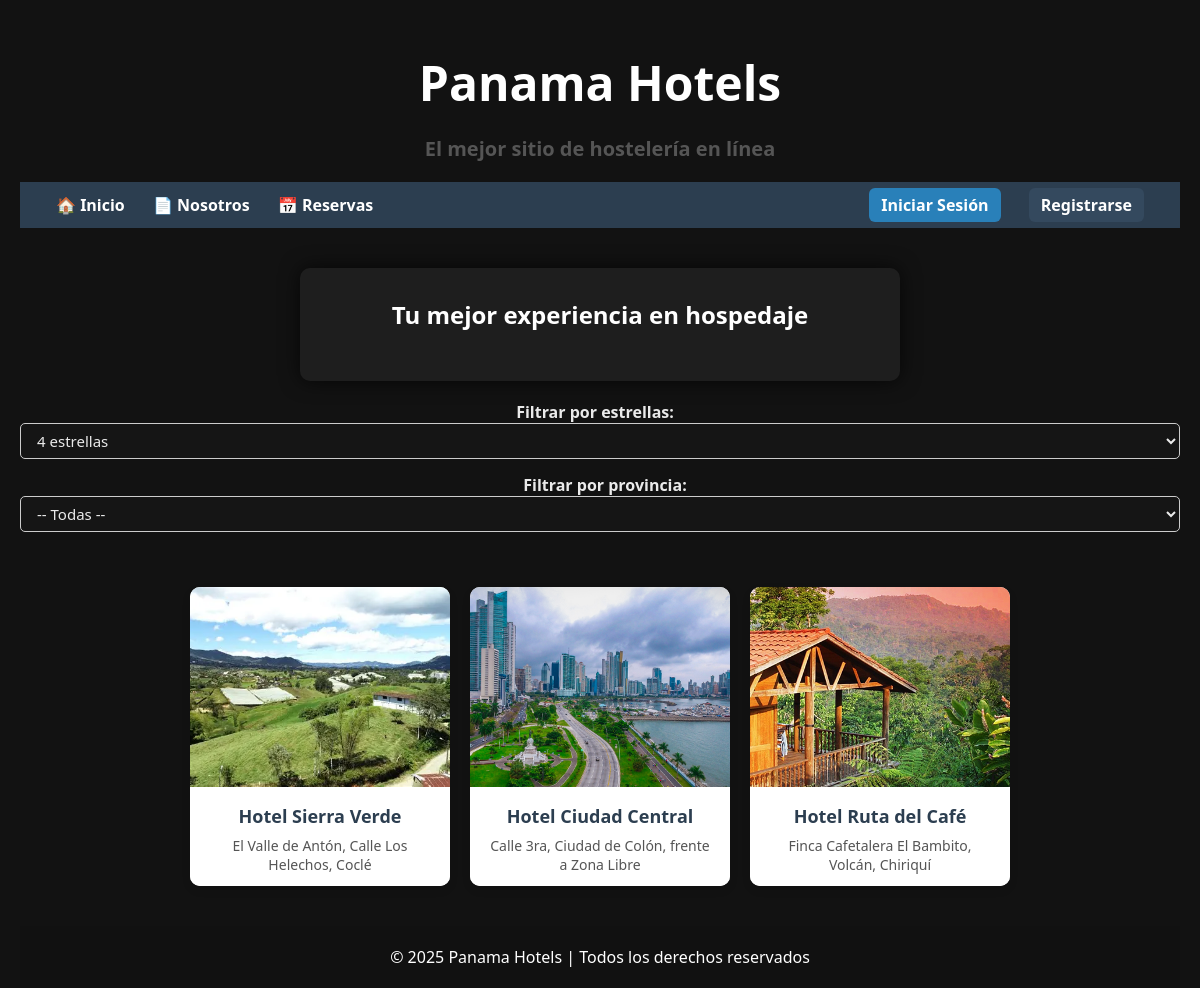
The page /index/index.php?categoria=4 on the database its author committed.
### tables this page shows
CREATE TABLE IF NOT EXISTS `hoteles` (
  `id` int NOT NULL AUTO_INCREMENT,
  `nombre` varchar(100) NOT NULL,
  `descripcion` text,
  `direccion` varchar(255) DEFAULT NULL,
  `categoria_id` int DEFAULT NULL,
  `imagen` varchar(255) DEFAULT NULL,
  `aprobado` tinyint(1) NOT NULL DEFAULT '0',
  `creado_por` int DEFAULT NULL,
  `provincia_id` int DEFAULT NULL,
  PRIMARY KEY (`id`),
  KEY `categoria_id` (`categoria_id`),
  KEY `fk_creado_por` (`creado_por`),
  KEY `fk_provincia_id` (`provincia_id`)
);

### index/filtrar_hoteles.php (called while the page is built, shortened)
<?php
$db = new mod_db();
$conn = $db->getConexion();
$categoria = $_GET['categoria'] ?? null;
$sql = "SELECT id, nombre, direccion, imagen FROM hoteles WHERE aprobado = 1";
$params = [];
if ($categoria && is_numeric($categoria)) {
    $sql .= " AND categoria_id = ?";
    $params[] = $categoria;
}
$stmt = $conn->prepare($sql);
$stmt->execute($params);
$hoteles = $stmt->fetchAll(PDO::FETCH_ASSOC);

### index/index.php (the view, shortened to what this page needs)
<?php
$usuario = $_SESSION['usuario'] ?? null;
require_once 'filtrar_hoteles.php';
?>
<!DOCTYPE html>
<html lang="es">
<head>
  <link rel="stylesheet" href="../css/estilosGenerales.css">
  <link rel="stylesheet" href="../css/indexCss.css">
</head>
<body>
<div class="contenido">
  <h1 class="titulo">Panama Hotels</h1>
  <h2 class="subtitulo">El mejor sitio de hostelería en línea</h2>
  <div class="navbar">
    <div class="nav-left">
      <a href="index.php">🏠 Inicio</a>
      <a href="nosotros.php">📄 Nosotros</a>
      <a href="../public/reservas.php">📅 Reservas</a>
    </div>
    <div class="nav-right">
      <?php if (!$usuario): ?>
        <a href="../formularios/login_form.php" class="btn btn-login">Iniciar Sesión</a>
        <a href="../formularios/formulario_registro.php" class="btn btn-register">Registrarse</a>
      <?php endif; ?>
    </div>
  </div>
  <div class="card-container">
    <h2>
      <?php if ($usuario): ?>
        Bienvenido, <?= htmlspecialchars($usuario); ?>
      <?php else: ?>
        Tu mejor experiencia en hospedaje
      <?php endif; ?>
    </h2>
  </div>
<div class="filter-container">
  <form method="GET" action="index.php">
    <label for="categoria">Filtrar por estrellas:</label>
    <select name="categoria" id="categoria" onchange="this.form.submit()">
      <?php for ($i = 1; $i <= 5; $i++): ?>
        <option value="<?= $i ?>" <?= (isset($_GET['categoria']) && $_GET['categoria'] == $i) ? 'selected' : '' ?>>
          <?= $i ?> estrella<?= $i > 1 ? 's' : '' ?>
        </option>
      <?php endfor; ?>
    </select>
    <label for="provincia" style="margin-left: 20px;">Filtrar por provincia:</label>
    <select name="provincia" id="provincia" onchange="this.form.submit()">
      <option value="">-- Todas --</option>
    </select>
  </form>
</div>
  <div class="hotel-grid">
    <?php foreach ($hoteles as $row):
      $imagenNombre = $row['imagen'] ?? '';
      $rutaImagen = (!empty($imagenNombre) && file_exists("../img_hoteles/" . $imagenNombre))
        ? "../img_hoteles/" . $imagenNombre
        : "../img/imagen_por_defecto.jpg";
    ?>
      <a class="hotel-card" href="../public/ver_hotel.php?id=<?= intval($row['id']) ?>">
        <img src="<?= $rutaImagen ?>" alt="Imagen del hotel">
        <div class="hotel-info">
          <h3><?= htmlspecialchars($row['nombre']) ?></h3>
          <p><?= htmlspecialchars($row['direccion']) ?></p>
        </div>
      </a>
    <?php endforeach; ?>
  </div>
</div>
<?php include("../index/footer.php"); ?>
</body>
</html>

### css/estilosGenerales.css (style rules this page uses)
:root { --bg-dark: #121212; --bg-light: #1e1e1e; --accent: #00b894; --accent-hover: #009e7c; --text-light: #eaeaea; --text-muted: #bbbbbb; --border-dark: #2c2c2c; --error: #ff6b6b; }
* { margin: 0; padding: 0; box-sizing: border-box; font-family: 'Segoe UI', Tahoma, Geneva, Verdana, sans-serif; }
body { background-color: var(--bg-dark); color: var(--text-light); min-height: 100vh; padding: 20px; }
.navbar { background-color: #2c3e50; color: white; display: flex; justify-content: space-between; align-items: center; padding: 12px 24px; }
.navbar .nav-left a, .navbar .nav-right a { color: white; text-decoration: none; margin: 0 12px; font-weight: bold; }
.navbar .nav-right .btn { padding: 6px 12px; border-radius: 6px; border: none; text-decoration: none; cursor: pointer; font-weight: bold; }
.btn-login { background-color: #2980b9; color: white; }
.btn-register { background-color: #34495e; color: white; }
.card-container { background-color: var(--bg-light); border-radius: 10px; padding: 30px; max-width: 600px; margin: 40px auto; box-shadow: 0 0 20px rgba(0, 0, 0, 0.7); }
h1, h2, h3 { color: #ffffff; margin-bottom: 20px; text-align: center; }
input[type="text"], input[type="email"], input[type="password"], select, textarea { width: 100%; padding: 12px; margin-bottom: 15px; border: 1px solid var(--border-dark); border-radius: 6px; background-color: #151515; color: var(--text-light); font-size: 15px; }
a { color: var(--accent); text-decoration: none; }
html, body { height: 100%; margin: 0; display: flex; flex-direction: column; }
.contenido { flex: 1; }

### css/indexCss.css (style rules this page uses)
body { margin: 0; font-family: Arial, sans-serif; }
.titulo { text-align: center; font-size: 48px; font-weight: bold; margin-top: 30px; }
.subtitulo { text-align: center; font-size: 20px; color: #555; margin-bottom: 20px; }
.navbar { background-color: #2c3e50; color: white; display: flex; justify-content: space-between; align-items: center; padding: 12px 24px; }
.navbar .nav-left a, .navbar .nav-right a { color: white; text-decoration: none; margin: 0 12px; font-weight: bold; }
.navbar .nav-right .btn { padding: 6px 12px; border-radius: 6px; border: none; text-decoration: none; cursor: pointer; font-weight: bold; }
.btn-login { background-color: #2980b9; color: white; }
.btn-register { background-color: #34495e; color: white; }
.card-container { max-width: 600px; margin: 40px auto 20px; text-align: center; }
.filter-container { text-align: center; margin-bottom: 30px; }
.hotel-grid { display: flex; flex-wrap: wrap; justify-content: center; gap: 20px; margin: 40px auto; max-width: 1200px; }
.hotel-card { display: block; width: 260px; background-color: #fff; border-radius: 10px; box-shadow: 0 4px 8px rgba(0,0,0,0.1); overflow: hidden; text-decoration: none; color: #333; transition: transform 0.2s ease; }
.hotel-card img { width: 100%; height: 200px; object-fit: cover; }
.hotel-info { background-color: #fff; padding: 12px 16px; box-sizing: border-box; text-align: center; }
.hotel-info h3 { margin: 0 0 8px; font-size: 18px; font-weight: bold; color: #2c3e50; }
.hotel-info p { margin: 0; font-size: 14px; color: #555; }
select { padding: 6px 12px; font-size: 15px; border-radius: 5px; border: 1px solid #ccc; }
label { font-weight: bold; margin-right: 10px; }

### rows shown on the page
hoteles: imagen (picture), nombre "Hotel Sierra Verde", direccion "El Valle de Antón, Calle Los Helechos, Coclé"
hoteles: imagen (picture), nombre "Hotel Ciudad Central", direccion "Calle 3ra, Ciudad de Colón, frente a Zona Libre"
hoteles: imagen (picture), nombre "Hotel Ruta del Café", direccion "Finca Cafetalera El Bambito, Volcán, Chiriquí"

### other values the page prints
form field categoria "4 estrellas"
